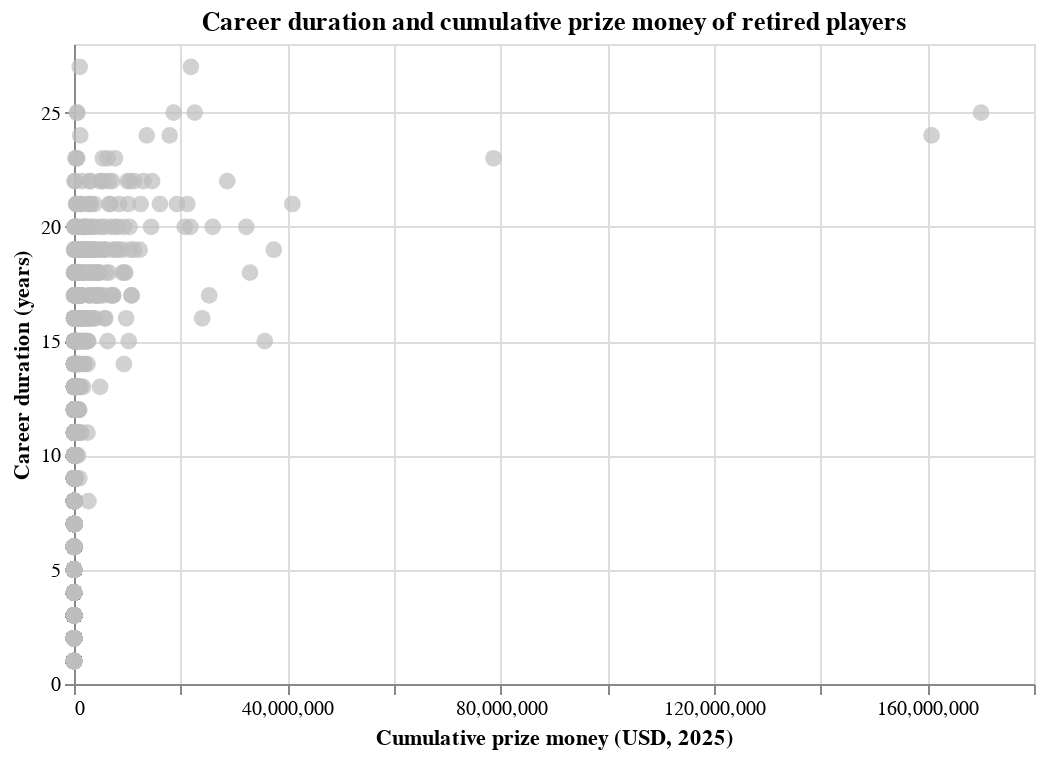

Notebook code for this chart:
### Code cell
# Create and display a scatter plot of career duration vs. cumulative prize money for retired players
chart = (
    alt.Chart(retired_players)
    .mark_circle(size=70, opacity=0.7, color="#bdbdbd")
    .encode(
        x=alt.X(
            "total_prize_usd_2025:Q",
            title="Cumulative prize money (USD, 2025)",
            axis=alt.Axis(format=",.0f"),
            scale=alt.Scale(zero=True)
        ),
        y=alt.Y(
            "years_on_tour:Q",
            title="Career duration (years)",
            scale=alt.Scale(zero=False)
        ),
        tooltip=[
            alt.Tooltip("name:N", title="Player: "),
            alt.Tooltip("years_on_tour:Q", title="Years on tour"),
            alt.Tooltip(
                "total_prize_usd_2025:Q",
                title="Cumulative prize (USD)",
                format=",.0f"
            ),
            alt.Tooltip("first_year:Q", title="First year"),
            alt.Tooltip("last_year:Q", title="Last year")
        ]
    )
    .properties(
        width=480,
        height=320,
        title="Career duration and cumulative prize money of retired players"
    )
)

chart

### Figure 1 — Vega-Lite specification as saved in the notebook (floating-point values rounded to 4 significant figures; data arrays with more than 128 entries replaced by an {"elided": "..."} marker saying what was removed)
{"config": {"view": {"continuousWidth": 300, "continuousHeight": 300}}, "data": {"name": "data-ba1db2641e92a3ca56c074f3f61f92c5"}, "mark": {"type": "circle", "color": "#bdbdbd", "opacity": 0.7, "size": 70}, "encoding": {"tooltip": [{"field": "name", "title": "Player: ", "type": "nominal"}, {"field": "years_on_tour", "title": "Years on tour", "type": "quantitative"}, {"field": "total_prize_usd_2025", "format": ",.0f", "title": "Cumulative prize (USD)", "type": "quantitative"}, {"field": "first_year", "title": "First year", "type": "quantitative"}, {"field": "last_year", "title": "Last year", "type": "quantitative"}], "x": {"axis": {"format": ",.0f"}, "field": "total_prize_usd_2025", "scale": {"zero": true}, "title": "Cumulative prize money (USD, 2025)", "type": "quantitative"}, "y": {"field": "years_on_tour", "scale": {"zero": false}, "title": "Career duration (years)", "type": "quantitative"}}, "height": 320, "title": "Career duration and cumulative prize money of retired players", "width": 480, "$schema": "https://vega.github.io/schema/vega-lite/v5.20.1.json", "datasets": {"data-ba1db2641e92a3ca56c074f3f61f92c5": {"elided": "3681 records"}}}
